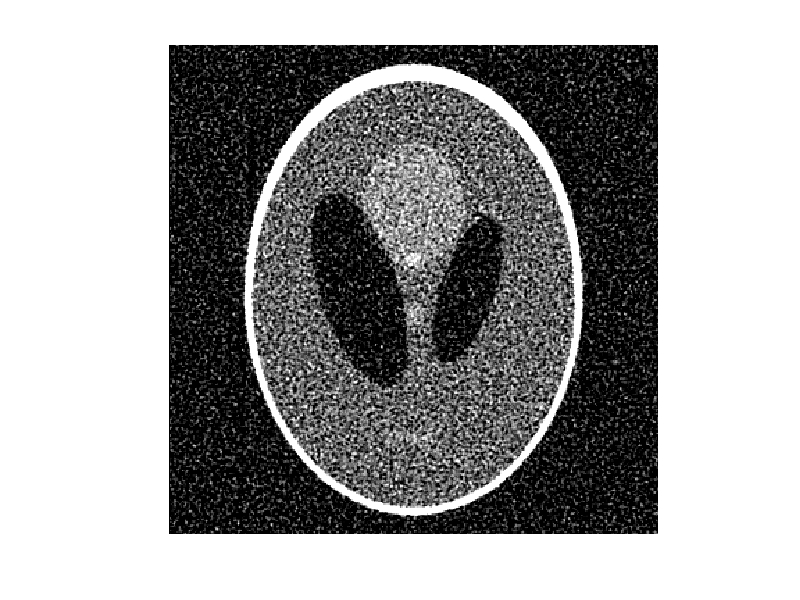

MATLAB code for this plot: (Note: this script raises an error after producing the figure.)
P = phantom(700);
R = radon(P,0:179);
R = imresize(R,[500,180]);
sigma = 0.05;
R = R + sigma*norm(R(:),Inf)*randn(500,180);

figure(1);
I1 = iradon(R,0:179,'linear','Cosine');
imshow(I1);

figure(2);
a = 0.15;
f = @(x) abs(x).*(abs(x)<a) + (a*(abs(x)-1)/(a-1)).*(abs(x)>=a);
I2 = iradon_fbp(R,0:179,'Custom',f);
imshow(I2);
